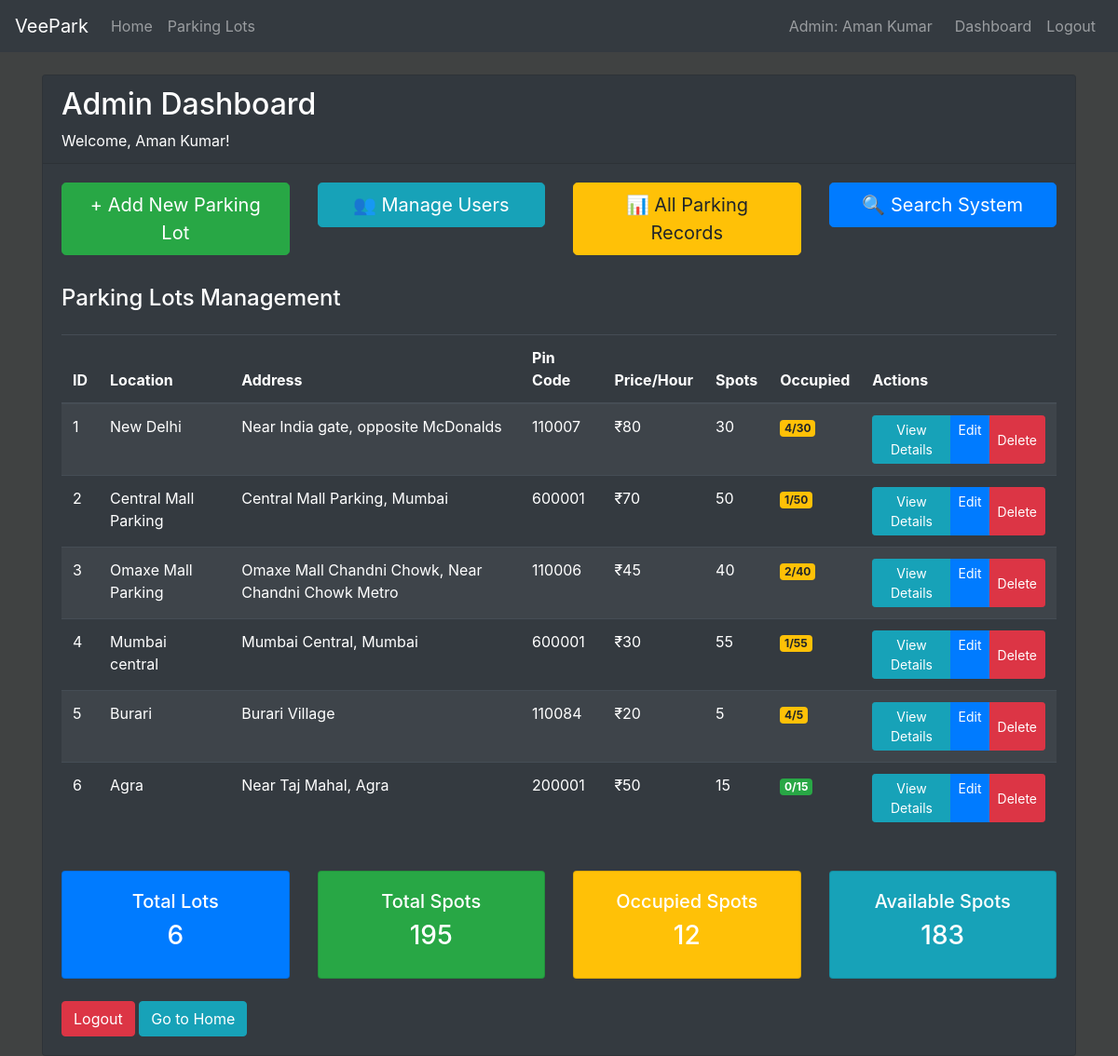
The app's page /admin/dashboard (signed in), older data.
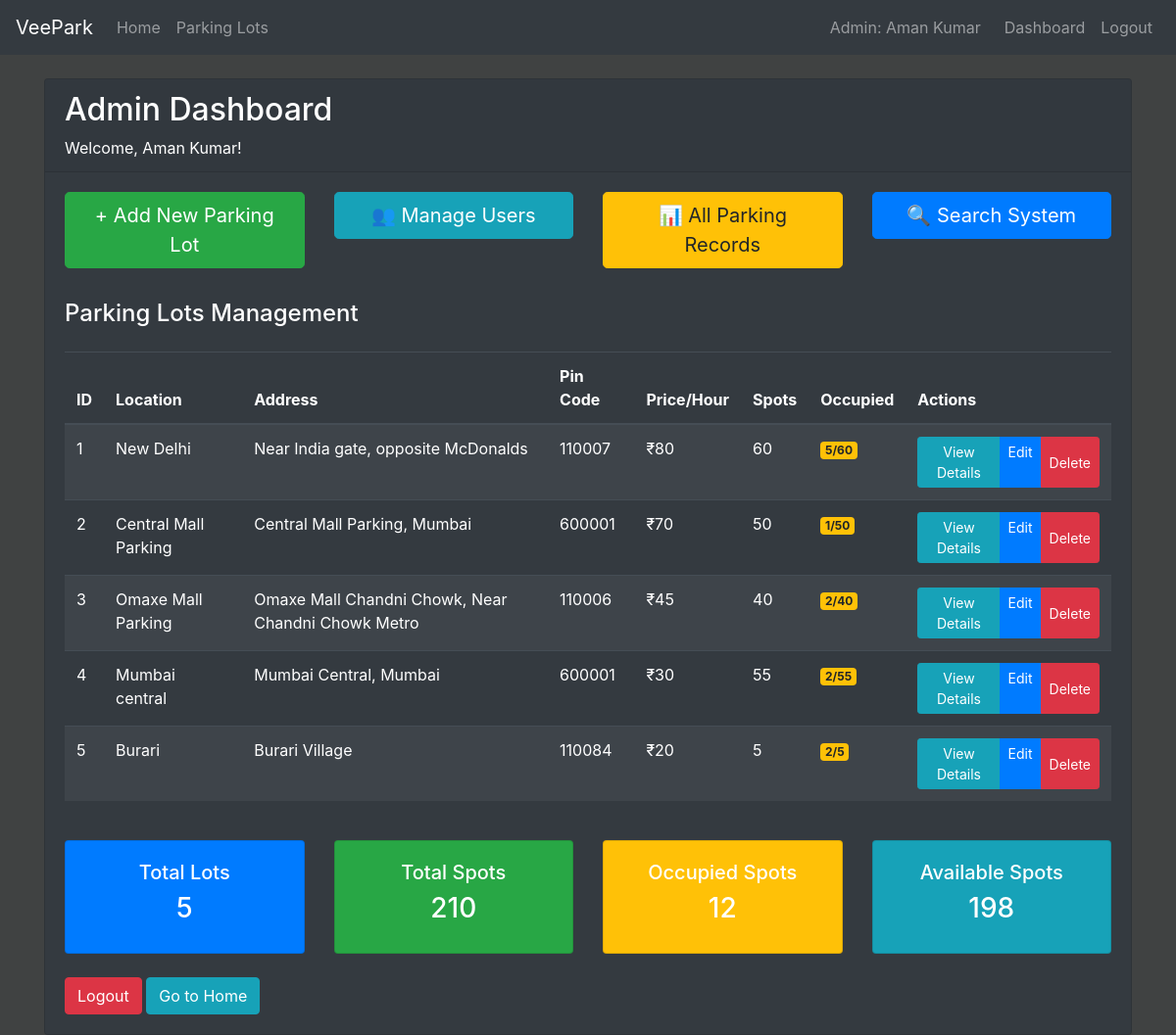
The same page, newer data.
### models/models.py (models this page shows, shortened)
class ParkingLot(db.Model):
    __tablename__ = 'parking_lot'
    id=db.Column(db.Integer(), primary_key=True)
    location = db.Column(db.String(50), nullable=False)
    pincode=db.Column(db.Integer(), nullable=False)
    price=db.Column(db.Integer(), nullable=False)
    maxSpots=db.Column(db.Integer(), nullable=False)
    address=db.Column(db.String(200), nullable=False)
    occupied=db.Column(db.Integer(), default=0)
    parking_spots = db.relationship('ParkingSpot', backref='parking_lot', lazy=True)

### controllers/controllers.py (the view)
@controllers.route('/admin/dashboard')
def admin_dashboard():
    if not session.get('user_id') or session.get('user_role') != 'admin':
        flash('Access denied. Admin login required.', 'danger')
        return redirect(url_for('controllers.admin_login'))
    parking_lots = ParkingLot.query.all()
    return render_template('admin_dashboard.html', parking_lots=parking_lots)

### templates/admin_dashboard.html (shortened to what the changed rows need)
{% extends 'index.html' %}
{% block content %}
<div class="container mt-4">
    <div class="row">
        <div class="col-12">
            <div class="card bg-dark text-white">
                <div class="card-header">
                    <h2>Admin Dashboard</h2>
                </div>
                <div class="card-body">
                    <div class="row mb-4">
                        <div class="col-12">
                            {% if parking_lots %}
                                <div class="table-responsive">
                                    <table class="table table-dark table-striped">
                                        <thead>
                                            <tr>
                                                <th>ID</th>
                                                <th>Location</th>
                                                <th>Address</th>
                                                <th>Pin Code</th>
                                                <th>Price/Hour</th>
                                                <th>Spots</th>
                                                <th>Occupied</th>
                                                <th>Actions</th>
                                            </tr>
                                        </thead>
                                        <tbody>
                                            {% for lot in parking_lots %}
                                            <tr>
                                                <td>{{ lot.id }}</td>
                                                <td>{{ lot.location }}</td>
                                                <td>{{ lot.address[:50] }}{% if lot.address|length > 50 %}...{% endif %}</td>
                                                <td>{{ lot.pincode }}</td>
                                                <td>₹{{ lot.price }}</td>
                                                <td>{{ lot.maxSpots }}</td>
                                                <td>
                                                    <span class="badge badge-{% if lot.occupied > 0 %}warning{% else %}success{% endif %}">
                                                        {{ lot.occupied }}/{{ lot.maxSpots }}
                                                    </span>
                                                </td>
                                                <td>
                                                    <div class="btn-group" role="group">
                                                        <a href="{{ url_for('controllers.view_parking_lot_details', lot_id=lot.id) }}"
                                                           class="btn btn-sm btn-info">View Details</a>
                                                        <a href="{{ url_for('controllers.edit_parking_lot', lot_id=lot.id) }}"
                                                           class="btn btn-sm btn-primary">Edit</a>
                                                        <button type="button" class="btn btn-sm btn-danger"
                                                                onclick="confirmDelete({{ lot.id }}, '{{ lot.location }}')">
                                                            Delete
                                                        </button>
                                                    </div>
                                                </td>
                                            </tr>
                                            {% endfor %}
                                        </tbody>
                                    </table>
                                </div>
                            {% else %}
                                <div class="alert alert-info">
                                    <h5>No Parking Lots Found</h5>
                                    <p>Start by adding your first parking lot using the "Add New Parking Lot" button.</p>
                                </div>
                            {% endif %}
                        </div>
                    </div>
                    <div class="row">
                        <div class="col-md-3">
                            <div class="card bg-primary text-white">
                                <div class="card-body text-center">
                                    <h5>Total Lots</h5>
                                    <h3>{{ parking_lots|length }}</h3>
                                </div>
                            </div>
                        </div>
                        <div class="col-md-3">
                            <div class="card bg-success text-white">
                                <div class="card-body text-center">
                                    <h5>Total Spots</h5>
                                    <h3>{{ parking_lots|sum(attribute='maxSpots') }}</h3>
                                </div>
                            </div>
                        </div>
                        <div class="col-md-3">
                            <div class="card bg-info text-white">
                                <div class="card-body text-center">
                                    <h5>Available Spots</h5>
                                    <h3>{{ (parking_lots|sum(attribute='maxSpots')) - (parking_lots|sum(attribute='occupied')) }}</h3>
                                </div>
                            </div>
                        </div>
                    </div>
                </div>
            </div>
        </div>
    </div>
</div>
{% endblock %}

Row changes from the older to the newer data that the page shows:
removed ParkingLot: id "6", location "Agra", address "Near Taj Mahal, Agra", pincode "200001", price "50", maxSpots "15", occupied "0"
changed ParkingLot "New Delhi": maxSpots "30" → "60"; occupied "4" → "5"
changed ParkingLot "Mumbai central": occupied "1" → "2"
changed ParkingLot "Burari": occupied "4" → "2"
Text that changed along with them:
{{ parking_lots|length }}: "6" → "5"
{{ parking_lots|sum(attribute='maxSpots') }}: "195" → "210"
text no longer shown: "183"
text now shown: "198"
